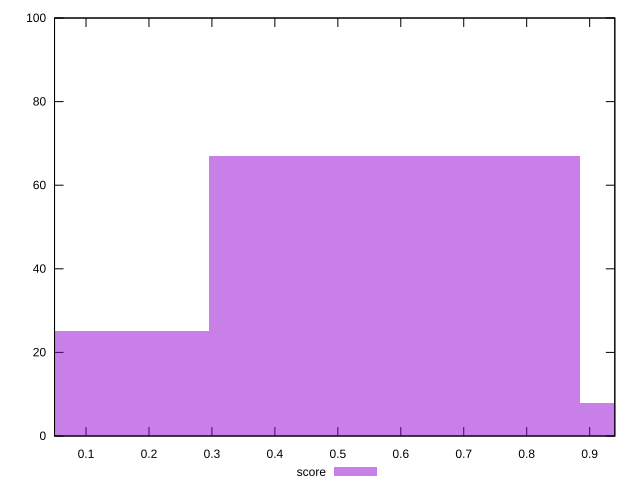

gnuplot code for this plot:
reset

$score <<EOF
0.5900535646750276 67
0 25
1.1801071293500551 8
EOF

set key outside below
set boxwidth 0.5900535646750276
set xrange [0.05:0.94]
set yrange [0:100]
set trange [0:100]
set style fill transparent solid 0.5 noborder
set terminal svg size 640, 490 enhanced background rgb 'white'
set output "report_00015_2021-02-09T16-11-33.973Z/max-potential-fid/samples/pages+cached+noadtech+nomedia/score/histogram.svg"

plot $score title "score" with boxes

reset
